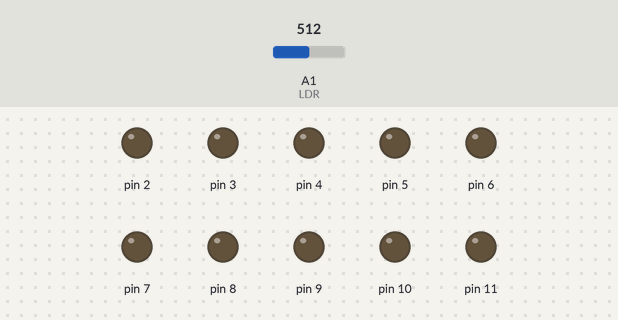
The sketch below on a simulated Arduino Uno, built with avr-gcc and run on an emulated ATmega328P. On the bench: output pins drawn as LEDs (lit = HIGH). The inputs (shaded band) are chosen by the test bench; at power-on: A1 (LDR) = 512.

Above: at 1.2 s.
1.3 s: A1 (LDR) set to 53
2.8 s: A1 (LDR) set to 46
At 4.0 s:
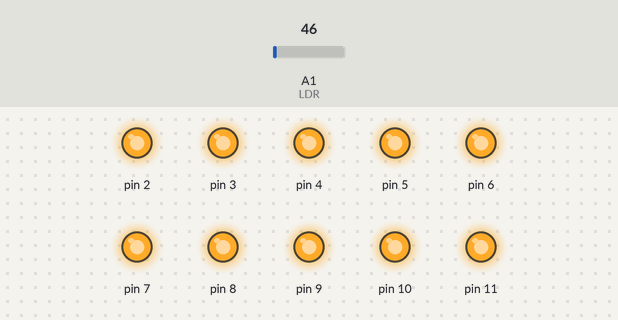
4.3 s: A1 (LDR) set to 122
At 5.4 s:
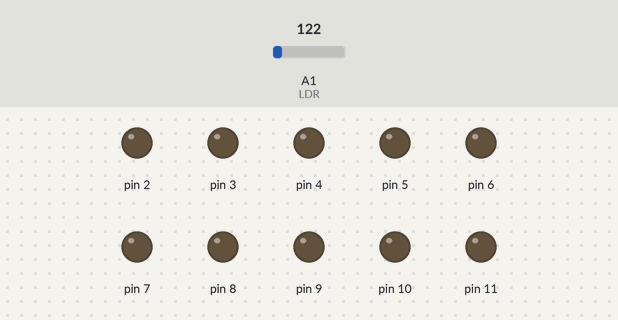
5.8 s: A1 (LDR) set to 40
At 6.5 s:
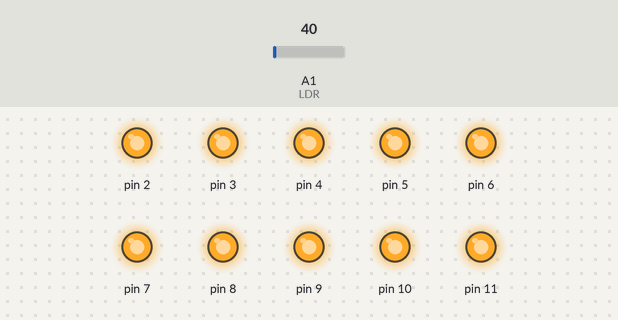
Timing chart, 0 to 8.3 s (numbered marks = the images above; inputs shaded):
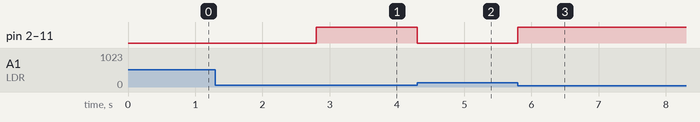

Measured:
- the behaviour switches between 50 and 49 on A1 (LDR) (found by bisection; images 0 and 1)
- after the input at 1.3 s, every drawn part: stays the same
- after the input at 2.8 s, pin 2–11: LOW → HIGH at once
- after the input at 4.3 s, pin 2–11: HIGH → LOW at once
- after the input at 5.8 s, pin 2–11: LOW → HIGH at once

The sketch:

Lab3P.ino
```cpp
#define LDR A1

int LED1 = 2;
int LED2 = 3;
int LED3 = 4;
int LED4 = 5;
int LED5 = 6;
int LED6 = 7;
int LED7 = 8;
int LED8 = 9;
int LED9 = 10;
int LED10 = 11;


void setup() {
  // put your setup code here, to run once:
  pinMode(LDR, INPUT);
  for (int i = 2; i <= 11; i++) {
    pinMode(i, OUTPUT);
    digitalWrite(i, LOW);
  }
}

void loop() {
  // put your main code here, to run repeatedly:
  int light = analogRead(LDR);
  if (light < 50) {
    for (int i = 2; i <= 11; i++) {
      digitalWrite(i, HIGH);
    }
  } else {
    for (int i = 2; i <= 11; i++) {
      digitalWrite(i, LOW);
    }
  }

}
```
